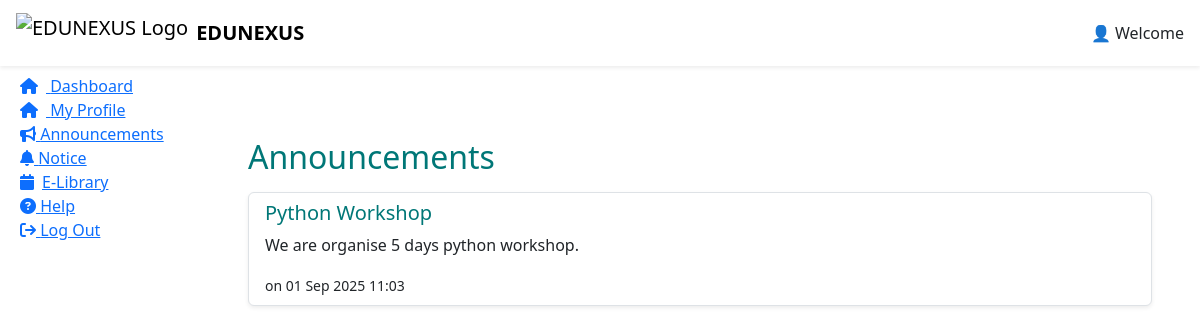
/dashboard/announcements/ (signed in), run on an earlier commit of the app's database.
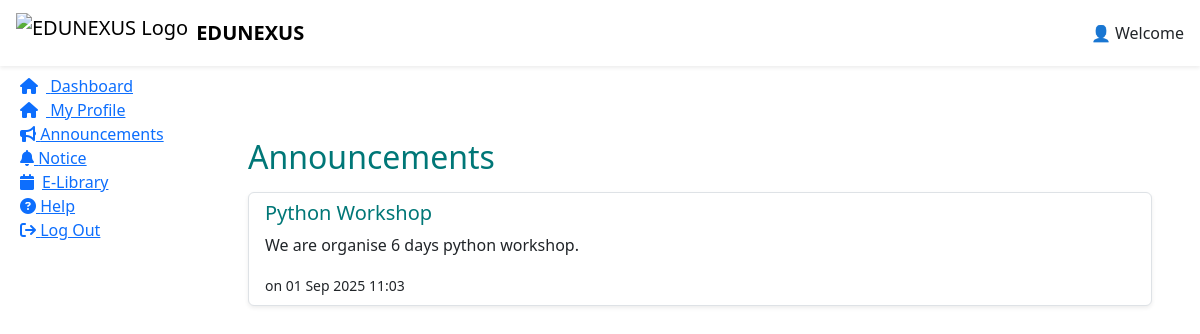
And on a later commit of the database.
### app_edunexus/models.py (models this page shows, shortened)
class Announcement(models.Model):
    title = models.CharField(max_length=200)
    content = models.TextField()
    created_at = models.DateTimeField(auto_now_add=True)
    class Meta:
        db_table = "Announcement"

### app_edunexus/views.py (the view)
# urls.py: path('dashboard/announcements/', views.announcement_list, name='announcement_list'),
def announcement_list(request):
    user_id = request.session.get('user_id')
    admin_email = request.session.get('admin_email')
    if not user_id and not admin_email:
        return redirect('log_in')
    announcements = Announcement.objects.all().order_by('-created_at')
    if admin_email:
        return render(request, 'admin_dashboard.html', {
            "announcements": announcements,
            "announcement_list": "announcement_list",
            "admin_email": admin_email
        })
    user = User.objects.filter(id=user_id).first()
    if user.Role == 'Teacher':
        return render(request, 'teacher_dashboard.html', {
            "announcements": announcements,
            "announcement_list": "announcement_list",
            "user_id": user_id
        })
    return render(request, 'student_dashboard.html', {
        "announcements": announcements,
        "announcement_list": "announcement_list",
        "user_id": user_id
    })

### app_edunexus/templates/student_dashboard.html (shortened to what this page needs)
{% extends "base_dashboard.html" %}
{% load static %}
{% block css %}
<link rel="stylesheet" href="https://res.cloudinary.com/duhg4tvty/raw/upload/v1756632311/student_dashboard_gqj4pn.css">
{% endblock %}
{% block nav_right %}
👤 Welcome
{% endblock %}
{% block sidebar %}
<li><a href="{% url 'Student_Dashboard' %}" class="capsule"><i class="fa fa-home me-2"></i> Dashboard</a></li>
<li><a href="{% url 'my_profile' %}" class="capsule"><i class="fa fa-home me-2"></i> My Profile</a></li>
<li><a href="{% url 'announcement_list' %}" class="capsule" style="cursor: pointer;"><i class="fa-solid fa-bullhorn"></i>
    Announcements</a></li>
<li><a href="{% url 'notice_list' %}" class="capsule" style="cursor: pointer;"><i class="fa-solid fa-bell"></i>
    Notice</a></li>
<li><a href="{% url 'ebook_list_student' %}" class="capsule"><i class="fa fa-calendar me-2"></i>E-Library</a></li>
<li><a href="{% url 'help_section' %}" class="capsule"><i class="fa fa-question-circle" aria-hidden="true"></i> Help</a>
<li><a href="{% url 'log_out' %}" class="capsule"><i class="fa fa-sign-out" aria-hidden="true"></i> Log Out</a>
</li>
{% endblock %}
{% block main %}
<section class="container mt-4">
{% if announcement_list %}
<div class="container py-4">
    <h2 class="mb-3" style="color:#007777;">Announcements</h2>
    <div class="list-group">
        {% for ann in announcements %}
        <div class="list-group-item mb-2 shadow-sm">
            <h5 style="color:#007777;">{{ ann.title }}</h5>
            <p>{{ ann.content }}</p>
            <small>on {{ ann.created_at|date:"d M Y H:i" }}</small>
        </div>
        {% empty %}
        <p>No announcements yet.</p>
        {% endfor %}
    </div>
</div>
{% endif %}
{% endblock %}

What changed in the data, as far as the page shows it:
changed Announcement "Python Workshop": content "We are organise 5 days python workshop." → "We are organise 6 days python workshop."
